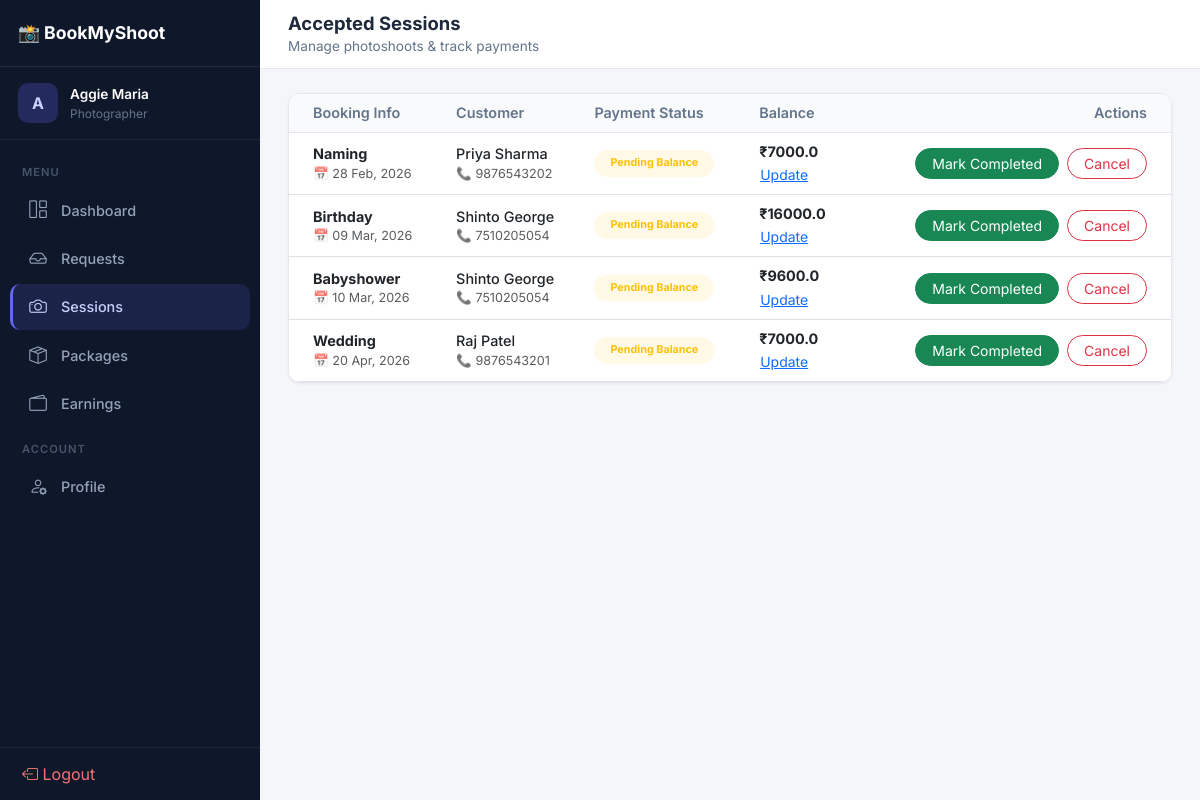
Before: /photographer/sessions (signed in) with the older database file.
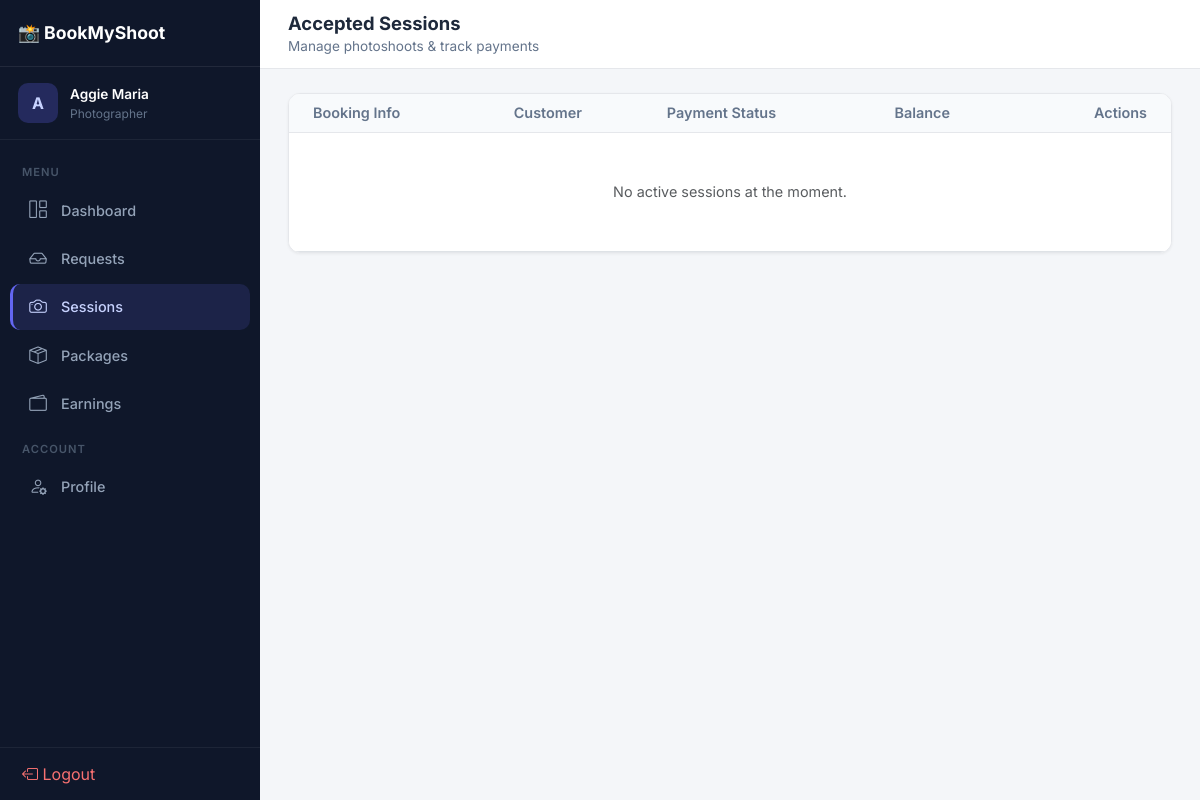
After: the same page with the newer database file.
### backend/models.py (models this page shows, shortened)
class Booking(db.Model):
    __tablename__ = 'bookings'
    id = db.Column(db.Integer, primary_key=True)
    customer_id = db.Column(db.Integer, db.ForeignKey('users.id'), nullable=False)
    photographer_id = db.Column(db.Integer, db.ForeignKey('photographers.id'), nullable=True)
    service_type = db.Column(db.String(50), nullable=False)  # wedding, engagement, birthday, etc.
    package_name = db.Column(db.String(100), nullable=True)  # Basic, Standard, Premium etc.
    event_date = db.Column(db.Date, nullable=False)
    event_time = db.Column(db.String(20), nullable=True)
    location = db.Column(db.String(255), nullable=True)
    location_type = db.Column(db.String(50), nullable=True)  # indoor, outdoor, studio, destination
    address_line = db.Column(db.String(500), nullable=True)
    pincode = db.Column(db.String(10), nullable=True)
    state = db.Column(db.String(100), nullable=True)
    country = db.Column(db.String(100), nullable=True, default='India')
    contact_number = db.Column(db.String(20), nullable=True)
    notes = db.Column(db.Text, nullable=True)
    total_price = db.Column(db.Float, nullable=False)
    token_amount = db.Column(db.Float, default=0)
    remaining_amount = db.Column(db.Float, default=0)
    status = db.Column(db.String(20), default='pending')  # pending, accepted, declined, completed, cancelled
    payment_status = db.Column(db.String(20), default='pending')  # pending, token_paid, paid, refunded
    cancelled_by = db.Column(db.String(20), nullable=True)  # 'photographer', 'customer', or None
    created_at = db.Column(db.DateTime, default=datetime.utcnow)
    updated_at = db.Column(db.DateTime, default=datetime.utcnow, onupdate=datetime.utcnow)

class User(db.Model, UserMixin):
    __tablename__ = 'users'
    id = db.Column(db.Integer, primary_key=True)
    first_name = db.Column(db.String(100), nullable=False)
    last_name = db.Column(db.String(100), nullable=False)
    email = db.Column(db.String(120), unique=True, nullable=False, index=True)
    phone = db.Column(db.String(20), nullable=True)
    user_type = db.Column(db.String(20), nullable=False, default='customer')
    password_hash = db.Column(db.String(255), nullable=False)
    profile_image = db.Column(db.String(255), nullable=True)
    is_active = db.Column(db.Boolean, default=True)
    created_at = db.Column(db.DateTime, default=datetime.utcnow)
    updated_at = db.Column(db.DateTime, default=datetime.utcnow, onupdate=datetime.utcnow)
    bookings = db.relationship('Booking', backref='customer', lazy=True, foreign_keys='Booking.customer_id',
                               cascade='all, delete-orphan')
    notifications = db.relationship('Notification', backref='user', lazy=True, cascade='all, delete-orphan')
    activities = db.relationship('ActivityLog', backref='user', lazy=True, cascade='all, delete-orphan')

### backend/photographer/routes.py (the view)
@photographer_bp.route('/sessions')
@photographer_required
def accepted_sessions():
    photographer = Photographer.query.filter_by(user_id=current_user.id).first()
    sessions = Booking.query.filter(
        Booking.photographer_id == photographer.id,
        Booking.status.in_(['accepted', 'token_paid'])
    ).order_by(Booking.event_date.asc()).all()
    return render_template('photographer/sessions.html', sessions=sessions)

### backend/app.py (called while the page is built)
@app.before_request
def enforce_csrf_for_non_api_routes():
    if request.path.startswith('/api/'):
        return
    if request.method in ('POST', 'PUT', 'PATCH', 'DELETE'):
        csrf.protect()

@login_manager.user_loader
def load_user(user_id):
    return User.query.get(int(user_id))

### backend/photographer/routes.py (called while the page is built)
def photographer_required(f):
    @wraps(f)
    def decorated_function(*args, **kwargs):
        if not current_user.is_authenticated or current_user.user_type != 'photographer':
            flash('Photographer access required.', 'error')
            return redirect(url_for('login'))
        return f(*args, **kwargs)
    return decorated_function

### backend/photographer/templates/photographer/sessions.html (shortened to what this page needs)
{% extends "base.html" %}
{% block content %}
<div class="topbar">
    <div>
        <h1>Accepted Sessions</h1>
        <div class="breadcrumb">Manage photoshoots & track payments</div>
    </div>
</div>
<div class="page-content fade-in">
<div class="card overflow-hidden">
    <div class="table-responsive">
        <table class="table table-hover align-middle mb-0">
            <thead class="bg-light">
                <tr>
                    <th class="ps-4">Booking Info</th>
                    <th>Customer</th>
                    <th>Payment Status</th>
                    <th>Balance</th>
                    <th class="text-end pe-4">Actions</th>
                </tr>
            </thead>
            <tbody>
                {% if sessions %}
                {% for s in sessions %}
                <tr>
                    <td class="ps-4 text-muted">
                        <div class="fw-bold text-dark">{{ s.service_type | capitalize }}</div>
                        <div class="small">📅 {{ s.event_date.strftime('%d %b, %Y') }}</div>
                    </td>
                    <td>
                        <div class="fw-medium text-dark">{{ s.customer.first_name }} {{ s.customer.last_name }}</div>
                        <div class="text-muted small">📞 {{ s.customer.phone or 'No phone' }}</div>
                    </td>
                    <td>
                        <span
                            class="badge {{ 'bg-success' if s.payment_status == 'paid' else 'bg-warning' }} bg-opacity-10 {{ 'text-success' if s.payment_status == 'paid' else 'text-warning' }} px-3 py-2 rounded-pill">
                            {{ 'Fully Paid' if s.payment_status == 'paid' else 'Pending Balance' }}
                        </span>
                    </td>
                    <td>
                        <div class="fw-bold">₹{{ s.remaining_amount }}</div>
                        <button class="btn btn-link btn-sm p-0 text-primary small"
                            onclick="updateBalance({{ s.id }}, {{ s.remaining_amount }})">Update</button>
                    </td>
                    <td class="text-end pe-4">
                        <div class="d-flex justify-content-end gap-2">
                            <form action="{{ url_for('photographer.complete_session', id=s.id) }}" method="POST"
                                class="d-inline" onsubmit="return confirmComplete(event)">
                                <button type="submit" class="btn btn-sm btn-success rounded-pill px-3 fw-600">Mark
                                    Completed</button>
                            </form>
                            <form action="{{ url_for('photographer.cancel_session', id=s.id) }}" method="POST"
                                class="d-inline" onsubmit="return confirmCancel(event)">
                                <button type="submit" class="btn btn-sm btn-outline-danger rounded-pill px-3 fw-600">Cancel</button>
                            </form>
                        </div>
                    </td>
                </tr>
                {% endfor %}
                {% else %}
                <tr>
                    <td colspan="5" class="text-center py-5 text-muted">
                        No active sessions at the moment.
                    </td>
                </tr>
                {% endif %}
            </tbody>
        </table>
    </div>
</div>
</div>
{% endblock %}

Changed rows visible on the page:
no longer on this page (row edited): Booking: service_type "Naming", event_date "28 Feb, 2026", customer.first_name "Priya", customer.last_name "Sharma", customer "9876543202", payment_status "Pending Balance", remaining_amount "7000.0"
no longer on this page (row edited): Booking: service_type "Birthday", event_date "09 Mar, 2026", customer.first_name "Shinto", customer.last_name "George", customer "7510205054", payment_status "Pending Balance", remaining_amount "16000.0"
no longer on this page (row edited): Booking: service_type "Babyshower", event_date "10 Mar, 2026", customer.first_name "Shinto", customer.last_name "George", customer "7510205054", payment_status "Pending Balance", remaining_amount "9600.0"
no longer on this page (row edited): Booking: service_type "Wedding", event_date "20 Apr, 2026", customer.first_name "Raj", customer.last_name "Patel", customer "9876543201", payment_status "Pending Balance", remaining_amount "7000.0"
Other visible differences:
text now shown: "No active sessions at the moment."
